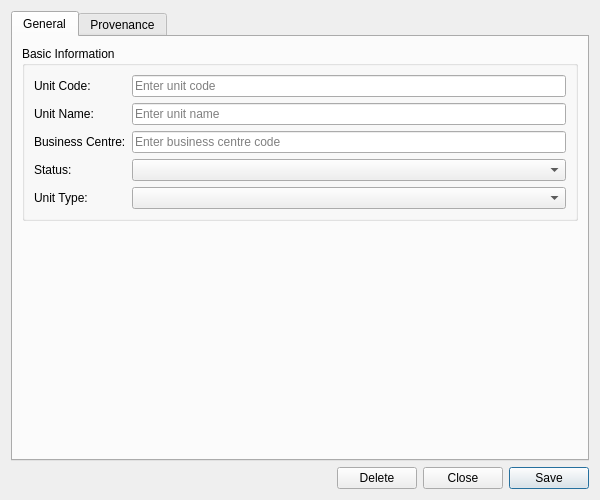
<?xml version="1.0" encoding="UTF-8"?>
<ui version="4.0">
 <class>BusinessUnitDetailDialog</class>
 <widget class="QWidget" name="BusinessUnitDetailDialog">
  <property name="geometry">
   <rect>
    <x>0</x>
    <y>0</y>
    <width>600</width>
    <height>500</height>
   </rect>
  </property>
  <property name="sizePolicy">
   <sizepolicy hsizetype="Preferred" vsizetype="Preferred">
    <horstretch>0</horstretch>
    <verstretch>0</verstretch>
   </sizepolicy>
  </property>
  <property name="minimumSize">
   <size>
    <width>600</width>
    <height>500</height>
   </size>
  </property>
  <property name="windowTitle">
   <string>Business Unit Details</string>
  </property>
  <layout class="QVBoxLayout" name="verticalLayout">
   <item>
    <widget class="QTabWidget" name="tabWidget">
     <property name="currentIndex"><number>0</number></property>
     <widget class="QWidget" name="generalTab">
      <attribute name="title"><string>General</string></attribute>
      <layout class="QVBoxLayout" name="generalLayout">
       <item>
        <widget class="QGroupBox" name="basicInfoGroup">
         <property name="title">
          <string>Basic Information</string>
         </property>
         <layout class="QFormLayout" name="formLayout">
          <item row="0" column="0">
           <widget class="QLabel" name="labelUnitCode">
            <property name="text">
             <string>Unit Code:</string>
            </property>
           </widget>
          </item>
          <item row="0" column="1">
           <widget class="QLineEdit" name="codeEdit">
            <property name="placeholderText">
             <string>Enter unit code</string>
            </property>
            <property name="readOnly">
             <bool>true</bool>
            </property>
           </widget>
          </item>
          <item row="1" column="0">
           <widget class="QLabel" name="labelUnitName">
            <property name="text">
             <string>Unit Name:</string>
            </property>
           </widget>
          </item>
          <item row="1" column="1">
           <widget class="QLineEdit" name="nameEdit">
            <property name="placeholderText">
             <string>Enter unit name</string>
            </property>
           </widget>
          </item>
          <item row="2" column="0">
           <widget class="QLabel" name="labelBusinessCentreCode">
            <property name="text">
             <string>Business Centre:</string>
            </property>
           </widget>
          </item>
          <item row="2" column="1">
           <widget class="QLineEdit" name="businessCentreEdit">
            <property name="placeholderText">
             <string>Enter business centre code</string>
            </property>
           </widget>
          </item>
          <item row="3" column="0">
           <widget class="QLabel" name="labelStatus">
            <property name="text">
             <string>Status:</string>
            </property>
           </widget>
          </item>
          <item row="3" column="1">
           <widget class="QComboBox" name="statusCombo">
            <property name="insertPolicy">
             <enum>QComboBox::NoInsert</enum>
            </property>
           </widget>
          </item>
          <item row="4" column="0">
           <widget class="QLabel" name="labelUnitTypeId">
            <property name="text">
             <string>Unit Type:</string>
            </property>
           </widget>
          </item>
          <item row="4" column="1">
           <widget class="QComboBox" name="unitTypeCombo">
            <property name="insertPolicy">
             <enum>QComboBox::NoInsert</enum>
            </property>
           </widget>
          </item>
         </layout>
        </widget>
       </item>
       <item>
        <spacer name="verticalSpacer">
         <property name="orientation">
          <enum>Qt::Vertical</enum>
         </property>
         <property name="sizeHint" stdset="0">
          <size>
           <width>20</width>
           <height>40</height>
          </size>
         </property>
        </spacer>
       </item>
      </layout>
     </widget>
     <widget class="QWidget" name="provenanceTab">
      <attribute name="title"><string>Provenance</string></attribute>
      <layout class="QVBoxLayout" name="provenanceTabLayout">
       <item>
        <widget class="ores::qt::ProvenanceWidget" name="provenanceWidget" native="true"/>
       </item>
      </layout>
     </widget>
    </widget>
   </item>
   <item>
    <layout class="QHBoxLayout" name="buttonLayout">
     <item>
      <spacer name="horizontalSpacer">
       <property name="orientation">
        <enum>Qt::Horizontal</enum>
       </property>
       <property name="sizeHint" stdset="0">
        <size>
         <width>40</width>
         <height>20</height>
        </size>
       </property>
      </spacer>
     </item>
     <item>
      <widget class="QPushButton" name="deleteButton">
       <property name="text">
        <string>Delete</string>
       </property>
      </widget>
     </item>
     <item>
      <widget class="QPushButton" name="closeButton">
       <property name="text">
        <string>Close</string>
       </property>
      </widget>
     </item>
     <item>
      <widget class="QPushButton" name="saveButton">
       <property name="text">
        <string>Save</string>
       </property>
       <property name="default">
        <bool>true</bool>
       </property>
      </widget>
     </item>
    </layout>
   </item>
  </layout>
 </widget>
 <customwidgets>
  <customwidget>
   <class>ores::qt::ProvenanceWidget</class>
   <extends>QWidget</extends>
   <header>ores.qt/ProvenanceWidget.hpp</header>
  </customwidget>
 </customwidgets>
 <resources/>
 <connections/>
</ui>
